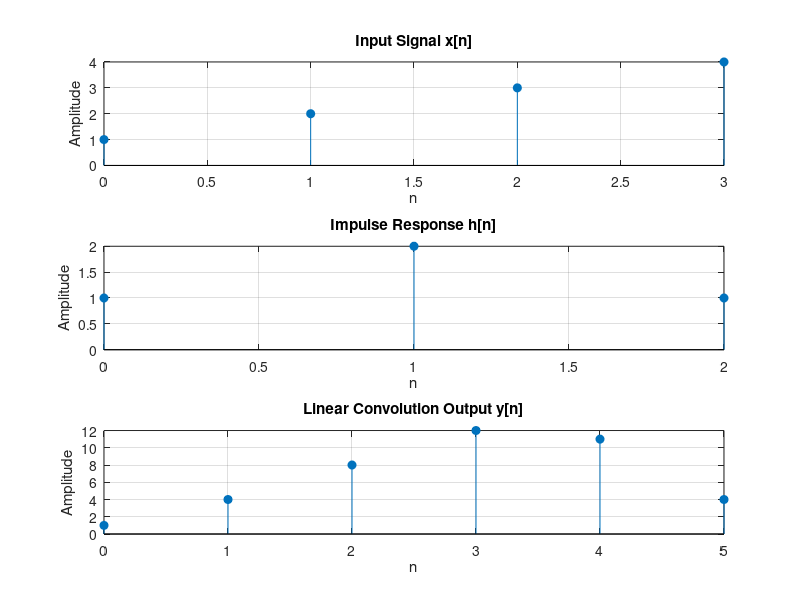

Reproduce this figure in MATLAB.

% Linear Convolution Without Using Function
clc;
clear all;
close all;

% Input sequences
x = [1 2 3 4];
h = [1 2 1];

% Length of input sequences
Lx = length(x);
Lh = length(h);

% Length of convolution output
Ly = Lx + Lh - 1;

% Initialize output sequence
y = zeros(1, Ly);

% Calculate convolution manually
for n = 1:Ly
    for k = 1:Lx
        if (n-k+1 >= 1) && (n-k+1 <= Lh)
            y(n) = y(n) + x(k)*h(n-k+1);
        end
    end
end

% Display results
disp('Input sequence x[n]:');
disp(x);

disp('Impulse response h[n]:');
disp(h);

disp('Convolution output y[n]:');
disp(y);

% Plot signals
subplot(3,1,1);
stem(0:Lx-1, x, 'filled');
title('Input Signal x[n]');
xlabel('n');
ylabel('Amplitude');
grid on;

subplot(3,1,2);
stem(0:Lh-1, h, 'filled');
title('Impulse Response h[n]');
xlabel('n');
ylabel('Amplitude');
grid on;

subplot(3,1,3);
stem(0:Ly-1, y, 'filled');
title('Linear Convolution Output y[n]');
xlabel('n');
ylabel('Amplitude');
grid on;
